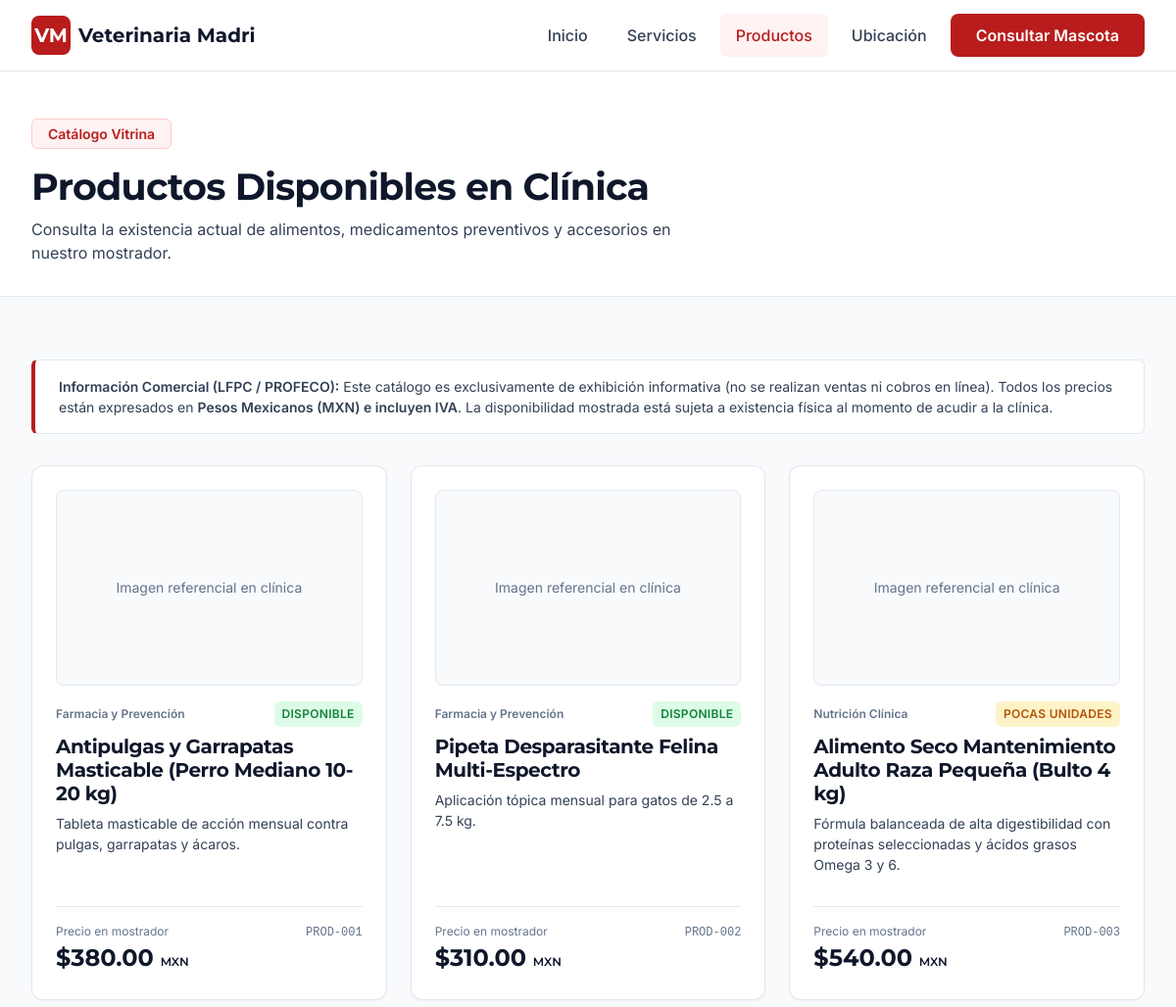
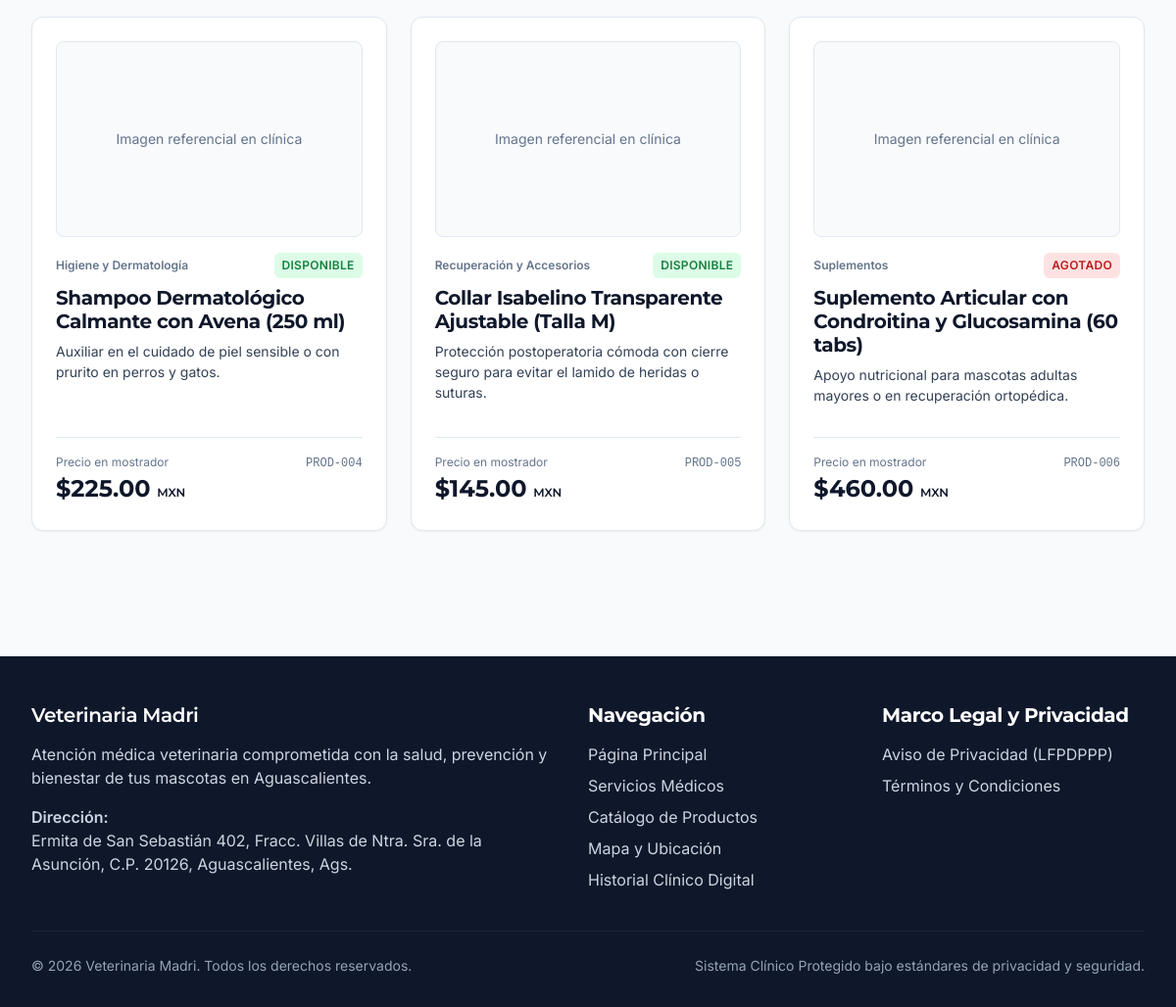
The page /productos on the database its author committed (2 pictures, top to bottom).
### tables this page shows
CREATE TABLE IF NOT EXISTS `productos` (
    `id` INT UNSIGNED AUTO_INCREMENT PRIMARY KEY,
    `sku` VARCHAR(20) NOT NULL,
    `nombre` VARCHAR(150) NOT NULL,
    `categoria` VARCHAR(80) NOT NULL,
    `descripcion` TEXT NULL DEFAULT NULL,
    `precio_mxn` DECIMAL(10,2) NOT NULL,
    `disponibilidad` ENUM('Disponible', 'Pocas unidades', 'Agotado') NOT NULL DEFAULT 'Disponible',
    `imagen_webp` VARCHAR(255) NULL DEFAULT NULL COMMENT 'Archivo .webp en /assets/img/productos/',
    `activo` TINYINT(1) NOT NULL DEFAULT 1,
    `created_at` DATETIME NOT NULL DEFAULT CURRENT_TIMESTAMP,
    `updated_at` DATETIME NOT NULL DEFAULT CURRENT_TIMESTAMP ON UPDATE CURRENT_TIMESTAMP,
    UNIQUE KEY `uk_productos_sku` (`sku`),
    INDEX `idx_productos_visibles` (`activo`, `categoria`)
);

### src/config/Env.php (called while the page is built, shortened)
<?php
function e(?string $value): string
{
    return htmlspecialchars((string) $value, ENT_QUOTES | ENT_SUBSTITUTE, 'UTF-8');
}

### src/views/pages/productos.php (the view, shortened to what this page needs)
<?php
$productos = [];
try {
    $db = Database::getConnection();
    $stmt = $db->query("
        SELECT sku, nombre, categoria, descripcion, precio_mxn AS precio, disponibilidad, imagen_webp AS imagen
        FROM productos
        WHERE activo = 1
        ORDER BY id ASC
    ");
    $rows = $stmt->fetchAll();
    foreach ($rows as $row) {
        $row['badge_class'] = match ($row['disponibilidad']) {
            'Disponible'     => 'badge-ok',
            'Pocas unidades' => 'badge-warn',
            default          => 'badge-danger',
        };
        $productos[] = $row;
    }
} catch (\Throwable $ex) {
    $productos = [];
}
?>
<section class="page-header">
    <div class="container">
        <span class="hero-eyebrow">Catálogo Vitrina</span>
        <h1>Productos Disponibles en Clínica</h1>
        <p style="margin-top: var(--space-1); margin-bottom: 0;">
            Consulta la existencia actual de alimentos, medicamentos preventivos y accesorios en nuestro mostrador.
        </p>
    </div>
</section>
<section class="section">
    <div class="container">
        <div class="notice-box" role="note" aria-label="Información comercial y de precios">
            <strong>Información Comercial (LFPC / PROFECO):</strong> Este catálogo es exclusivamente de exhibición informativa (no se realizan ventas ni cobros en línea). Todos los precios están expresados en <strong>Pesos Mexicanos (MXN) e incluyen IVA</strong>. La disponibilidad mostrada está sujeta a existencia física al momento de acudir a la clínica.
        </div>
        <div class="cards-grid-3">
            <?php foreach ($productos as $prod): ?>
                <article class="card product-card">
                    <div>
                        <div class="product-img-wrapper">
                            <?php if (!empty($prod['imagen'])): ?>
                                <img src="/assets/img/productos/<?= e($prod['imagen']) ?>" alt="<?= e($prod['nombre']) ?>" loading="lazy">
                            <?php else: ?>
                                <span aria-hidden="true">Imagen referencial en clínica</span>
                            <?php endif; ?>
                        </div>
                        <div class="product-meta">
                            <span style="font-size: var(--text-xs); color: var(--color-text-muted); font-weight: 600;">
                                <?= e($prod['categoria']) ?>
                            </span>
                            <span class="badge <?= e($prod['badge_class']) ?>">
                                <?= e($prod['disponibilidad']) ?>
                            </span>
                        </div>
                        <h2 style="font-size: var(--text-lg); margin-bottom: var(--space-1);">
                            <?= e($prod['nombre']) ?>
                        </h2>
                        <p style="font-size: var(--text-sm); color: var(--color-text-body);">
                            <?= e($prod['descripcion']) ?>
                        </p>
                    </div>
                    <div style="border-top: 1px solid var(--color-border); padding-top: var(--space-2); margin-top: var(--space-2); display: flex; align-items: baseline; justify-content: space-between;">
                        <div>
                            <span style="font-size: var(--text-xs); color: var(--color-text-muted); display: block;">Precio en mostrador</span>
                            <span class="product-price">$<?= number_format((float) $prod['precio'], 2) ?> <small style="font-size: var(--text-xs); font-weight: 500;">MXN</small></span>
                        </div>
                        <span style="font-family: var(--font-mono); font-size: var(--text-xs); color: var(--color-text-muted);">
                            <?= e($prod['sku']) ?>
                        </span>
                    </div>
                </article>
            <?php endforeach; ?>
        </div>
    </div>
</section>

### public/index.php (shortened to what this page needs)
<?php
require_once BASE_PATH . '/src/config/Env.php';
$rawUrl = $_GET['url'] ?? '';
$route  = trim( filter_var($rawUrl, FILTER_SANITIZE_URL), '/' );
$routes = [
    ''                     => ['view' => 'pages/home.php',       'title' => 'Inicio | Atención Veterinaria en Aguascalientes'],
    'servicios'            => ['view' => 'pages/servicios.php',  'title' => 'Servicios Clínicos y Preventivos'],
    'productos'            => ['view' => 'pages/productos.php',  'title' => 'Catálogo de Productos en Clínica'],
    'ubicacion'            => ['view' => 'pages/ubicacion.php',  'title' => 'Ubicación y Horarios de Atención'],
    'expediente'           => ['view' => 'pages/expediente.php', 'title' => 'Consulta de Historial Clínico de Mascotas'],
    'aviso-privacidad'     => ['view' => 'pages/privacidad.php', 'title' => 'Aviso de Privacidad Integral'],
    'terminos-condiciones' => ['view' => 'pages/terminos.php',   'title' => 'Términos y Condiciones de Uso'],
];
if (array_key_exists($route, $routes)) {
    $currentPage = $route === '' ? 'inicio' : $route;
    $viewFile    = BASE_PATH . '/src/views/' . $routes[$route]['view'];
    require_once BASE_PATH . '/src/views/layouts/header.php';
    if (is_readable($viewFile)) {
        require_once $viewFile;
    } else {
        echo '<section class="section container"><div class="card"><h1>Sección en construcción</h1><p>Esta vista se habilitará en el siguiente bloque de la Fase 2.</p></div></section>';
    }
    require_once BASE_PATH . '/src/views/layouts/footer.php';
}

### src/views/layouts/header.php (shortened to what this page needs)
<!DOCTYPE html>
<html lang="es-MX">
<head>
    <link rel="stylesheet" href="/assets/css/main.css">
</head>
<body>
    <header class="site-header">
        <div class="container navbar">
            <a href="/" class="brand-logo" aria-label="Veterinaria Madri - Ir a Inicio">
                <span class="brand-mark" aria-hidden="true">VM</span>
                <span>Veterinaria Madri</span>
            </a>
            <nav aria-label="Navegación principal">
                <ul class="nav-links">
                    <li>
                        <a href="/" class="nav-link" <?= ($currentPage === 'inicio') ? 'aria-current="page"' : '' ?>>Inicio</a>
                    </li>
                    <li>
                        <a href="/servicios" class="nav-link" <?= ($currentPage === 'servicios') ? 'aria-current="page"' : '' ?>>Servicios</a>
                    </li>
                    <li>
                        <a href="/productos" class="nav-link" <?= ($currentPage === 'productos') ? 'aria-current="page"' : '' ?>>Productos</a>
                    </li>
                    <li>
                        <a href="/ubicacion" class="nav-link" <?= ($currentPage === 'ubicacion') ? 'aria-current="page"' : '' ?>>Ubicación</a>
                    </li>
                    <li>
                        <a href="/expediente" class="btn btn-primary">
                            Consultar Mascota
                        </a>
                    </li>
                </ul>
            </nav>
        </div>
    </header>
    <main id="contenido-principal">

### src/views/layouts/footer.php (shortened to what this page needs)
    </main>
    <footer class="site-footer">
        <div class="container">
            <div class="footer-grid">
                <div>
                    <h3>Veterinaria Madri</h3>
                    <p>Atención médica veterinaria comprometida con la salud, prevención y bienestar de tus mascotas en Aguascalientes.</p>
                    <p><strong>Dirección:</strong><br>Ermita de San Sebastián 402, Fracc. Villas de Ntra. Sra. de la Asunción, C.P. 20126, Aguascalientes, Ags.</p>
                </div>
                <div>
                    <h4>Navegación</h4>
                    <ul class="footer-links">
                        <li><a href="/">Página Principal</a></li>
                        <li><a href="/servicios">Servicios Médicos</a></li>
                        <li><a href="/productos">Catálogo de Productos</a></li>
                        <li><a href="/ubicacion">Mapa y Ubicación</a></li>
                        <li><a href="/expediente">Historial Clínico Digital</a></li>
                    </ul>
                </div>
                <div>
                    <h4>Marco Legal y Privacidad</h4>
                    <ul class="footer-links">
                        <li><a href="/aviso-privacidad">Aviso de Privacidad (LFPDPPP)</a></li>
                        <li><a href="/terminos-condiciones">Términos y Condiciones</a></li>
                    </ul>
                </div>
            </div>
            <div class="footer-bottom">
                <span>&copy; <?= date('Y') ?> Veterinaria Madri. Todos los derechos reservados.</span>
                <span>Sistema Clínico Protegido bajo estándares de privacidad y seguridad.</span>
            </div>
        </div>
    </footer>
</body>
</html>

### rows shown on the page
productos: shows "Imagen referencial en clínica", categoria "Farmacia y Prevención", disponibilidad "DISPONIBLE", nombre "Antipulgas y Garrapatas Masticable (Perro Mediano 10-20 kg)", descripcion "Tableta masticable de acción mensual contra pulgas, garrapatas y ácaros.", precio_mxn "380.00", sku "PROD-001"
productos: shows "Imagen referencial en clínica", categoria "Farmacia y Prevención", disponibilidad "DISPONIBLE", nombre "Pipeta Desparasitante Felina Multi-Espectro", descripcion "Aplicación tópica mensual para gatos de 2.5 a 7.5 kg.", precio_mxn "310.00", sku "PROD-002"
productos: shows "Imagen referencial en clínica", categoria "Nutrición Clínica", disponibilidad "POCAS UNIDADES", nombre "Alimento Seco Mantenimiento Adulto Raza Pequeña (Bulto 4 kg)", descripcion "Fórmula balanceada de alta digestibilidad con proteínas seleccionadas y ácidos grasos Omega 3 y 6.", precio_mxn "540.00", sku "PROD-003"
productos: shows "Imagen referencial en clínica", categoria "Higiene y Dermatología", disponibilidad "DISPONIBLE", nombre "Shampoo Dermatológico Calmante con Avena (250 ml)", descripcion "Auxiliar en el cuidado de piel sensible o con prurito en perros y gatos.", precio_mxn "225.00", sku "PROD-004"
productos: shows "Imagen referencial en clínica", categoria "Recuperación y Accesorios", disponibilidad "DISPONIBLE", nombre "Collar Isabelino Transparente Ajustable (Talla M)", descripcion "Protección postoperatoria cómoda con cierre seguro para evitar el lamido de heridas o suturas.", precio_mxn "145.00", sku "PROD-005"
productos: shows "Imagen referencial en clínica", categoria "Suplementos", disponibilidad "AGOTADO", nombre "Suplemento Articular con Condroitina y Glucosamina (60 tabs)", descripcion "Apoyo nutricional para mascotas adultas mayores o en recuperación ortopédica.", precio_mxn "460.00", sku "PROD-006"
